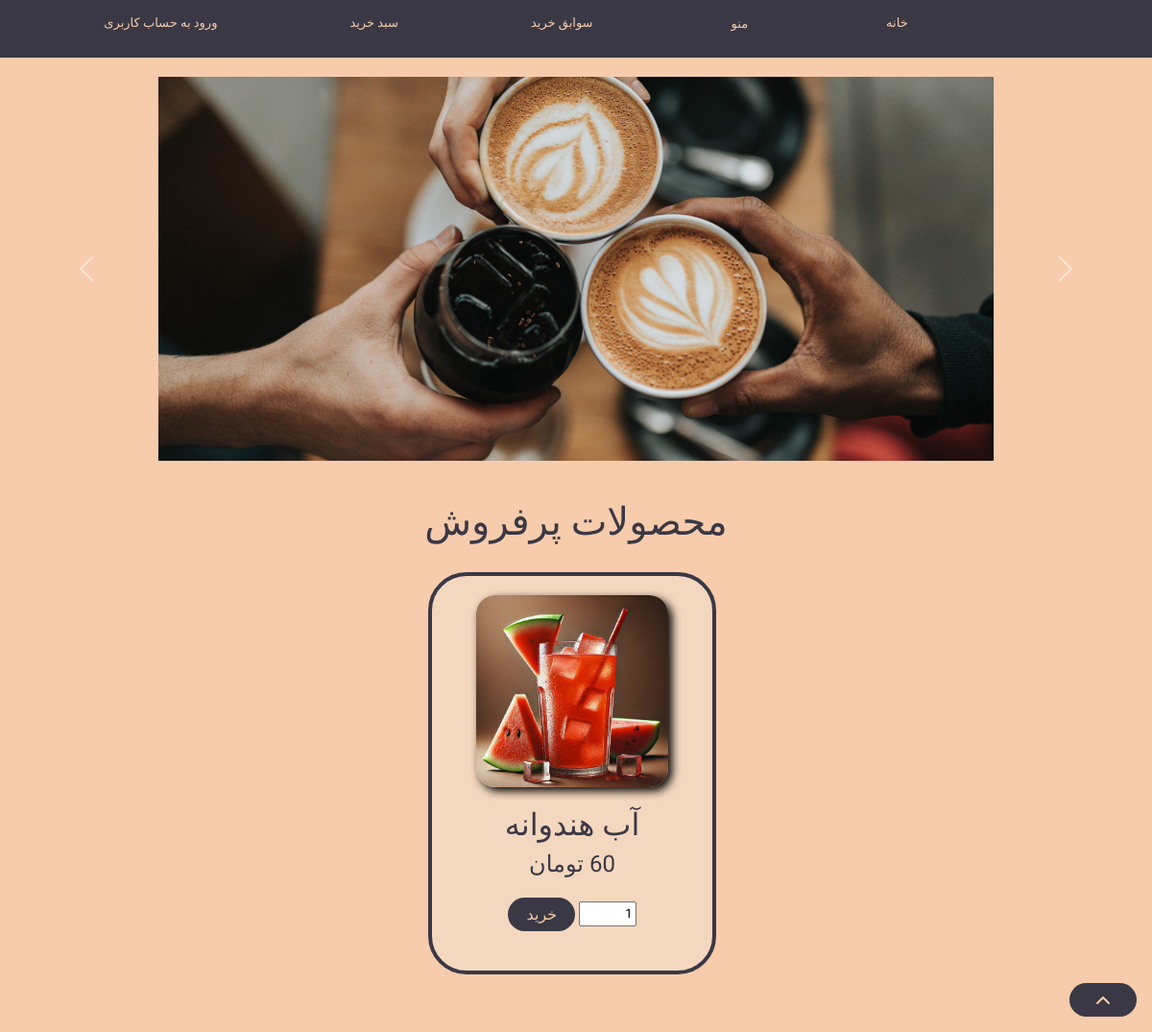
/home/, run on the app's committed database.
### accounts/models.py (models this page shows, shortened)
class Product(models.Model):
    name = models.CharField(max_length=100)
    price = models.IntegerField()
    image = models.ImageField(upload_to="product/", blank=True, null=True)
    category = models.ForeignKey(
        Category,
        on_delete=models.CASCADE,
        related_name="products",
        blank=True,
        null=True,
    )
    ingredients = models.ManyToManyField("Storage", through="ProductIngredient")
    @classmethod
    def get_best_selling_products(cls, top_n=10):
        return (
            cls.objects.filter(cart_items__cart__is_purchased=True)
            .annotate(total_sales=Sum("cart_items__quantity"))
            .order_by("-total_sales")[:top_n]
        )

### accounts/views.py (the view)
# urls.py: 2. Add a URL to urlpatterns:  path('', views.home, name='home')
def home(request):
    best_selling_products = Product.get_best_selling_products(top_n=10)
    return render(request, 'accounts/home.html', {'products': best_selling_products})

### accounts/templates/accounts/home.html (shortened to what this page needs)
{% load static %}
<!DOCTYPE html>
<html lang="fa" dir="rtl">
<head>
    <link href='https://unpkg.com/css.gg@2.0.0/icons/css/enter.css' rel='stylesheet'>
    <link href='https://unpkg.com/css.gg@2.0.0/icons/css/shopping-cart.css' rel='stylesheet'>
    <link href='https://unpkg.com/css.gg@2.0.0/icons/css/check-r.css' rel='stylesheet'>
    <link href='https://unpkg.com/css.gg@2.0.0/icons/css/menu.css' rel='stylesheet'>
    <link href='https://unpkg.com/css.gg@2.0.0/icons/css/coffee.css' rel='stylesheet'>
    <link href='https://unpkg.com/css.gg@2.0.0/icons/css/home-alt.css' rel='stylesheet'>
    <link href="https://cdn.jsdelivr.net/npm/bootstrap@5.3.3/dist/css/bootstrap.min.css" rel="stylesheet">
    <link href="https://getbootstrap.com/docs/5.3/assets/css/docs.css" rel="stylesheet">
    <link href='https://unpkg.com/css.gg@2.0.0/icons/css/shopping-cart.css' rel='stylesheet'>
</head>
<body>
    <div class="navbar lalezar-regular">
        <nav>
            <ul>
                <li>
                    <div class="icon-label"><a href="{% url 'home' %}" class="name">خانه</a></div>
                </li>
                <li class="dropdown">
                    <div class="icon-label"><button class="dropbtn">منو</button></div>
                <li>
                    <div class="icon-label"><a href="{% url 'cart_history' %}" class="name">سوابق خرید</a></div>
                </li>
                <li>
                    <div class="icon-label"><a href="{% url 'cart' %}" class="name">سبد خرید</a></div>
                </li>
                {% if user.is_authenticated %}
                {% if user.is_staff %}
                <li class="nav-item">
                    <div class="icon-label"><i class="gg-coffee icon"></i><a href="{% url 'myadmin' %}" class="name">مدیریت فروشگاه</a></div>
                </li>
                {% endif %}
                <li>
                    <div class="icon-label"><i class="gg-enter icon"></i><a href="{% url 'logout' %}" class="name" style="margin-left: 100px;">خروج</a></div>
                </li>
                {% else %}
                <li>
                    <div class="icon-label"><a href="{% url 'login' %}" class="name">ورود به حساب کاربری</a></div>
                </li>
                {% endif %}
            </ul>
        </nav>
    </div>
    <div id="carouselExampleInterval" class="carousel slide" data-bs-ride="carousel">
        <div class="carousel-inner">
          <div class="carousel-item active" data-bs-interval="10000">
            <svg class="bd-placeholder-img bd-placeholder-img-lg d-block w-100" width="800" height="400" xmlns="http://www.w3.org/2000/svg" role="img" aria-label="Placeholder: First slide" preserveAspectRatio="xMidYMid slice" focusable="false"><title>Placeholder</title><image height="100%" width="100%" href="{% static 'images/slider1.png' %}"</image><rect width="100%" height="100%" fill="#777"></rect><text x="50%" y="50%" fill="#555" dy=".3em">First slide</text></svg>
          </div>
        </div>
        <button class="carousel-control-prev" type="button" data-bs-target="#carouselExampleInterval" data-bs-slide="prev">
          <span class="carousel-control-prev-icon" aria-hidden="true"></span>
        </button>
        <button class="carousel-control-next" type="button" data-bs-target="#carouselExampleInterval" data-bs-slide="next">
          <span class="carousel-control-next-icon" aria-hidden="true"></span>
        </button>
      </div>
      <br><br>
      <h1 class="lalezar-regular" style="text-align: center;">محصولات پرفروش</h1>
      <br>
    <ul>
        {% for i in products %}
                        <div class="card card-body" style="margin-bottom: 60px;">
                            <div class="media align-items-center align-items-lg-start text-center text-lg-left flex-column flex-lg-row">
                                <div class="mr-2 mb-3 mb-lg-0">
                                    <img src="{% if i.image %}{{ i.image.url }}{% endif %}" width="200" height="200">
                                </div>
                                <br>
                                <div class="media-body lalezar-regular">
                                    <h2 class="media-title font-weight-semibold">{{ i.name }}</h2>
                                </div>
                                <div class="mt-3 mt-lg-0 ml-lg-3 text-center lalezar-regular">
                                    <h4 class="mb-0 font-weight-semibold">{{ i.price }} تومان</h4>
                                    <br>
                                    <form method="post" action="{% url 'add_to_cart' i.pk %}">
                                        <input type="number" name="quantity" value="1" min="1" style="width: 60px; margin-bottom: 10px;">
                                        <button type="submit" class="btn lalezar-regular" style="padding: 0 1rem;">خرید</button>
                                    </form>
                                </div>
                            </div>
                            <br>
                        </div>
                    {% endfor %}
    </ul>
    <a id="toTop" class="btn btn-primary" role="button" href="#" target="_top" title="Back to Top">
    </a>
</body>
</html>

### accounts/templates/accounts/home.html (style rules this page uses)
body { margin: 0; font-family: 'lalezar-regular'; font-size: .8125rem; font-weight: 400; line-height: 1.5385; color: #3a3845; text-align: center; background-color: #f7ccac; }
.lalezar-regular { font-family: "Lalezar", system-ui; font-weight: 400; font-style: normal; }
nav ul { display: flex; }
li { list-style: none; margin-right: 130px; }
.icon-label { display: flex; align-items: center; color: #f7ccac; margin-top: 6px; }
.icon-label a { text-decoration: none; }
.navbar { display: flex; background-color:#3a3845; justify-content: center; margin-bottom: 20px; }
.name { color: #f7ccac; }
.dropdown { position: relative; margin-left: auto; }
.dropbtn { background-color: inherit; color: #f7ccac; border: none; outline: none; font-family: inherit; }
.btn { background-color: #3a3845; font-family: 'lalezar-regular'; color: #f7ccac; border: 0px; height: 35px; width: 70px; border-radius: 35px; }
a { text-decoration: none !important; }
.card { background-color: #f4d7bf; border: 4px solid #3a3845; padding-top: 20px; width: 300px; border-radius: 40px; margin-right: auto; margin-left: auto; }
img { border-radius: 20px; box-shadow: 4px 4px 10px rgba(0, 0, 0, 1); }
#toTop { position: fixed; right: 1rem; bottom: -5rem; opacity:0; animation: toTop linear forwards; animation-timeline: view(); animation-range-start: 90vh; animation-range-end: 130vh; }

### data on the page
Product: image (picture), name "آب هندوانه"
